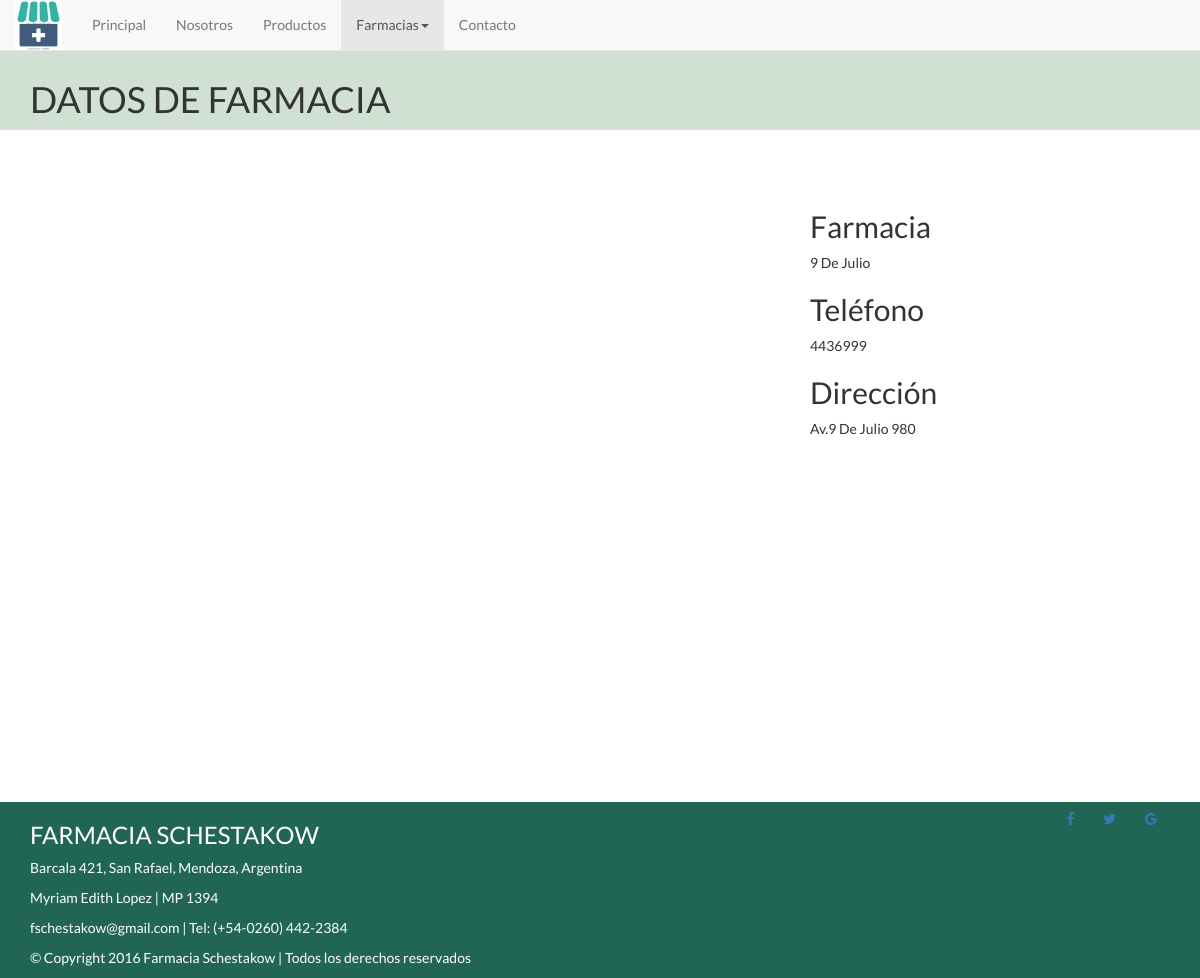
Page /farmacias/2/ on the committed database.
### farmacias/models.py (models this page shows, shortened)
class Pharmacy(models.Model):
    name = models.CharField(max_length=200)
    phone = models.CharField(max_length=20)
    address = models.CharField(max_length=200)
    lat = models.DecimalField(max_digits=18, decimal_places=16)
    lng = models.DecimalField(max_digits=18, decimal_places=16)

### farmacias/views.py (the view)
# urls.py: url(r'^(?P<pharmacy_id>[0-9]+)/$', views.detail, name='detail'),
def detail(request, pharmacy_id):
    pharmacy = get_object_or_404(Pharmacy, pk=pharmacy_id)
    return render(request, 'farmacias/detail.html', {'pharmacy': pharmacy})

### farmacias/templates/farmacias/detail.html (shortened to what this page needs)
<!DOCTYPE html>
<html>
  {% load staticfiles %}
  <head>
  	{% include 'head_links.html' %}
  </head>
  <body>
    {% include 'farmacias/nav-bar.html' %}
    <br>
    {%include 'farmacias/detail_header.html' %}
		<div class="content-div">
      <div class="container">
        <div class="row">
          <div class="col-md-8 content-col">
   					<div id="map"></div>
          </div>
          <div class="col-md-4 content-col">
						{% if pharmacy %}
							<h2>Farmacia</h2>
							<p>{{ pharmacy.name|title }}</p>
							<h2>Teléfono</h2>
							<p>{{ pharmacy.phone }}</p>
							<h2>Dirección</h2>
							<p>{{ pharmacy.address|title }}</p>
    				{% else %}
    					<p>Los datos de la farmacia no son válidos.</p>
   	 				{% endif %}
					</div>
        </div>
      </div>
    </div>
    {% include 'footer.html' %}
  </body>
</html>

### static/css/custom.css (style rules this page uses)
.content-col { padding-top:60px; padding-bottom:60px; }
html, body { height:100%; margin:0; padding:0; font-family: 'Lato', sans-serif; }
#map { height: 69vh; }

### rows in the picture
Pharmacy: name "9 De Julio", phone "4436999", address "Av.9 De Julio 980"
